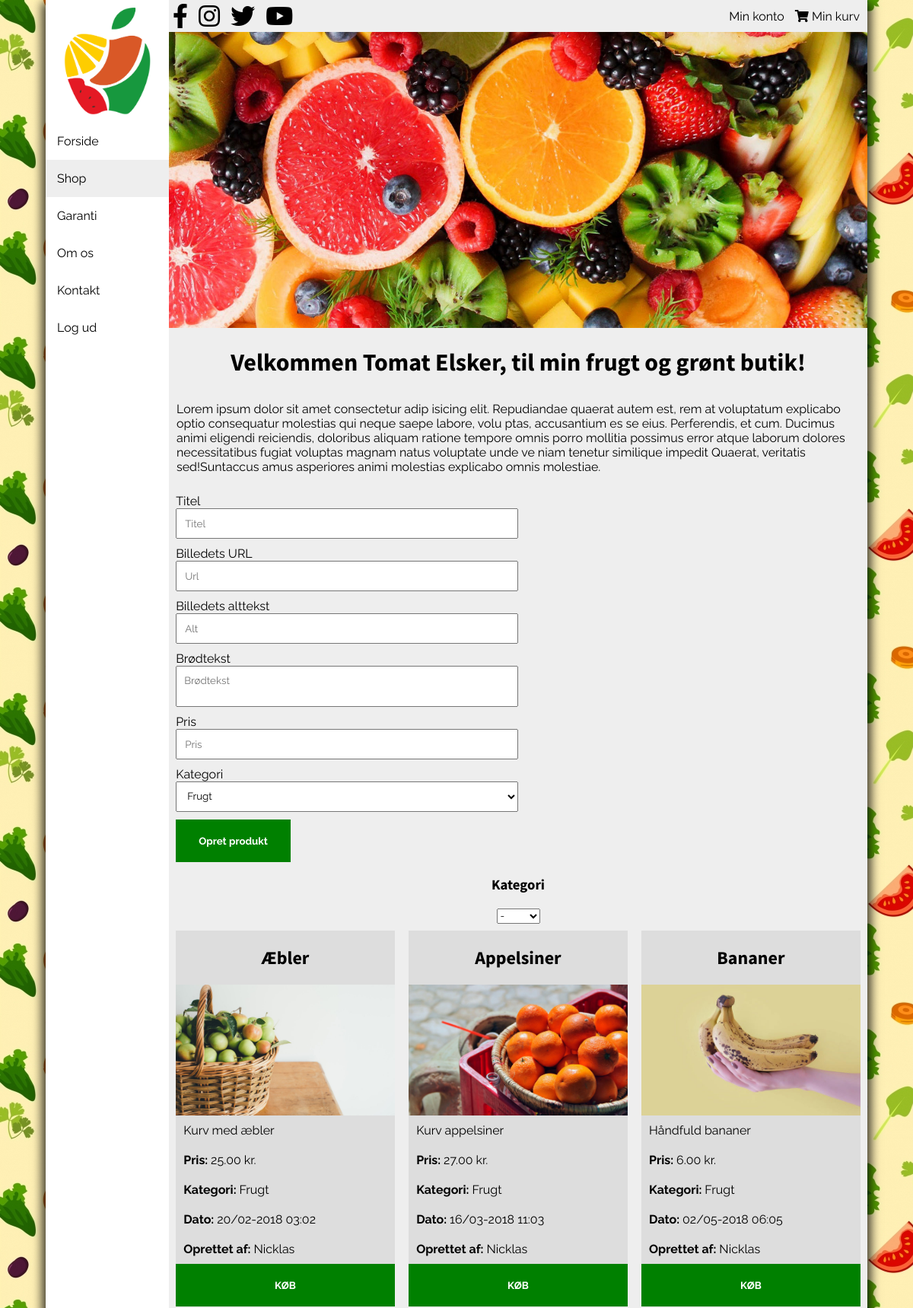
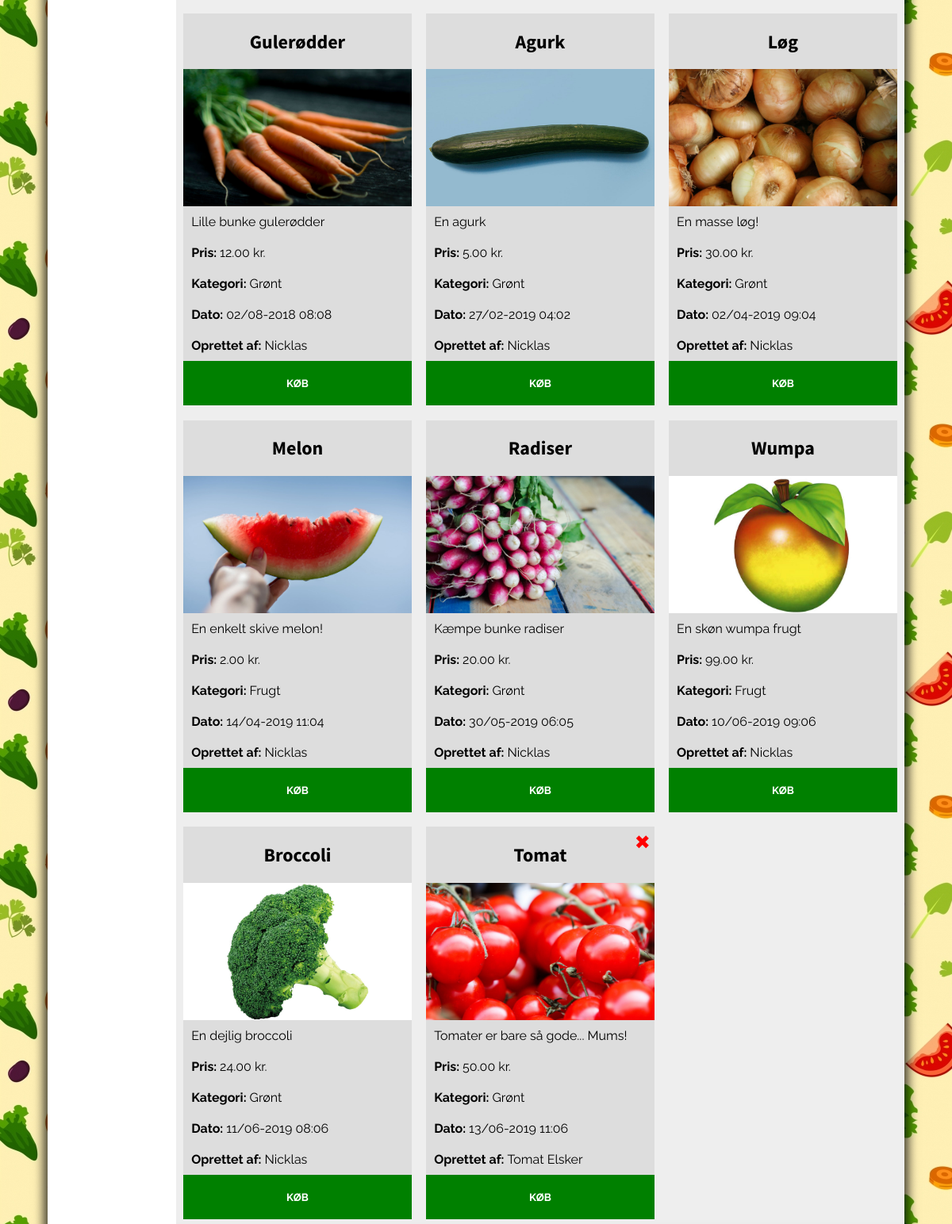
/shop.php (signed in, upper part), run on the app's committed database (2 pictures, top to bottom).
### tables this page shows
CREATE TABLE `products` (
  `productId` int(5) NOT NULL,
  `title` varchar(50) NOT NULL,
  `text` varchar(100) NOT NULL,
  `category` varchar(30) NOT NULL,
  `authorId` int(5) NOT NULL,
  `imgUrl` varchar(50) NOT NULL,
  `imgAlt` varchar(50) NOT NULL,
  `price` double(10,2) NOT NULL,
  `date` int(10) NOT NULL
);

CREATE TABLE `users` (
  `userId` int(3) NOT NULL,
  `dbUsername` varchar(30) NOT NULL,
  `dbPassword` varchar(255) NOT NULL,
  `accessLevel` int(1) NOT NULL DEFAULT '3'
);

### assets/getArticles.php (the view, shortened to what this page needs)
<?php
require_once "connect.php";
$statement = $dbh->prepare("SELECT * FROM products JOIN users ON products.authorId = users.userId");
$statement->execute();
while ($row = $statement->fetch(PDO::FETCH_ASSOC)) { ?>
    <article>
        <h2><?php echo $row['title'] ?></h2>
        <img src="img/<?php echo $row['imgUrl'] ?>" alt="<?php echo $row['imgAlt'] ?>" onerror="this.src='img/placeholder.jpg'">
        <p><?php echo $row['text'] ?></p>
        <p><span>Pris: </span><?php echo $row['price'] ?> kr.</p>
        <p><span>Kategori: </span><?php echo $row['category'] ?></p>
        <p><span>Dato: </span><?php echo date("d/m-Y h:m", $row['date']) ?></p>
        <p><span>Oprettet af: </span><?php echo $row['dbUsername'] ?></p>
        <?php
        if (isset($_SESSION['accessLevel'])) {
            if ($_SESSION['accessLevel'] == 1 || ($_SESSION['accessLevel'] == 2 && $row['userId'] == $_SESSION['id'])) {
                echo "<a class='delete' title='DELETE' href='assets/deleteArticle.php?id=" . $row['productId'] . "'>&#10006</a>";
            }
        }
        ?>
        <button>KØB</button>
    </article>
    <?php
}
?>

### css/style.css (style rules this page uses)
body { margin: 0; background-image: url(../img/background.png); background-attachment: fixed; }
* { font-family: "Raleway", sans-serif; }
h1, h2, h3, h4, h5, h6 { font-family: "Source Sans Pro", sans-serif; }
.container p { text-align: left; padding: 10px; }
main .products article { width: 31.33%; margin: 1%; background: #ddd; display: -webkit-box; display: -ms-flexbox; display: flex; -webkit-box-orient: vertical; -webkit-box-direction: normal; -ms-flex-direction: column; flex-direction: column; -webkit-box-pack: justify; -ms-flex-pack: justify; justify-content: space-between; position: relative; }
main .products article span { font-weight: bold; }
main .products article p { margin: 0; }
main .products article img { width: 100%; }
main .products article .delete { position: absolute; top: 0; right: 0; color: red; font-size: 1.5rem; text-decoration: none; padding: 5px; }
main .products article button { border: none; padding: 20px; width: 100%; background-color: green; color: white; font-weight: bold; -webkit-transition: 0.3s; transition: 0.3s; }

### data on the page
products: title "Æbler", imgUrl (picture), text "Kurv med æbler", price "25.00", category "Frugt", date "20/02-2018 03:02", authorId.dbUsername "Nicklas"
products: title "Appelsiner", imgUrl+imgAlt (picture), text "Kurv appelsiner", price "27.00", category "Frugt", date "16/03-2018 11:03", authorId.dbUsername "Nicklas"
products: title "Bananer", imgUrl (picture), text "Håndfuld bananer", price "6.00", category "Frugt", date "02/05-2018 06:05", authorId.dbUsername "Nicklas"
products: title "Gulerødder", imgUrl (picture), text "Lille bunke gulerødder", price "12.00", category "Grønt", date "02/08-2018 08:08", authorId.dbUsername "Nicklas"
products: title "Agurk", imgUrl (picture), text "En agurk", price "5.00", category "Grønt", date "27/02-2019 04:02", authorId.dbUsername "Nicklas"
products: title "Løg", imgUrl (picture), text "En masse løg!", price "30.00", category "Grønt", date "02/04-2019 09:04", authorId.dbUsername "Nicklas"
products: title "Melon", imgUrl (picture), text "En enkelt skive melon!", price "2.00", category "Frugt", date "14/04-2019 11:04", authorId.dbUsername "Nicklas"
products: title "Radiser", imgUrl (picture), text "Kæmpe bunke radiser", price "20.00", category "Grønt", date "30/05-2019 06:05", authorId.dbUsername "Nicklas"
products: title "Wumpa", imgUrl (picture), text "En skøn wumpa frugt", price "99.00", category "Frugt", date "10/06-2019 09:06", authorId.dbUsername "Nicklas"
products: title "Broccoli", imgUrl (picture), text "En dejlig broccoli", price "24.00", category "Grønt", date "11/06-2019 08:06", authorId.dbUsername "Nicklas"
products: title "Tomat", imgUrl (picture), text "Tomater er bare så gode... Mums!", price "50.00", category "Grønt", date "13/06-2019 11:06", authorId.dbUsername "Tomat Elsker"

### other printed values
$_SESSION['username'] "Tomat Elsker"
